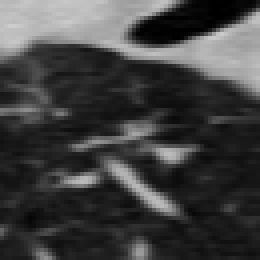
#> input picture data/nan_nodule/diagx11.3.6.1.4.1.14519.5.2.1.6279.6001.100332161840553388986847034053.png, 65 x 65 px, given as the content of the folder E:/Projects/nodule_detection/Cortes_pngAll_nan_nodule, which was not available (shown 4 times larger)
$ python pre_processing.py
#> lines starting #> are read from the running program, lines starting #| are printed output that depends on the picture; pictures that were not available may be replaced by others from this repository, and a replacement may not be noted
import os
import cv2
import imutils
import pandas as pd
from skimage.feature import hog

main_path = "E:/Projects/nodule_detection/Cortes_png"
lungs = ["All_nan_nodule","All_nodule"]
number = {"nan_nodule": 0, "nodule":1}


def preprocess_limiar(img):
    """
    Threshold aplication
    """
    ret, th1 = cv2.threshold(img, 127, 255, cv2.THRESH_BINARY)

    return th1


def preprocess_median(img):
    """
    Median Blur aplication
    """
    median = cv2.medianBlur(img, 27)

    return median


def preprocess_gaussian(img):
    """
    Gaussian Blur aplication
    """
    blur = cv2.GaussianBlur(img, (5, 5), 0)

    return blur


def show(type,img):
    """
    Auxilliary Function to display image.
    """
    # print(img)
    cv2.imshow(type, img)
    cv2.waitKey()


def preprocess(flag):
#> called with flag = 2
    file_list = []
    file_name = ""
    for lung in lungs:
        print(lung)
        path = main_path+ lung
        files = os.listdir(path)

        for file in files:
            dirr = path + "/" + file
            # print(dirr)
            # dirr = "C:\\Users\\SrtaCamelo\\Desktop\\diagx11.3.6.1.4.1.14519.5.2.1.6279.6001.100225287222365663678666836860.png"
            # dirr = "C:\\Users\\SrtaCamelo\\Documents\\2019_2\\ProcessamentoDeImagem\\ImageProcessing\\Imagens_pulmao\\nan_nodule\\diagx11.3.6.1.4.1.14519.5.2.1.6279.6001.100398138793540579077826395208.png"
            img = cv2.imread(dirr)
#> img is the input picture: shape (65, 65, 3); min 0, max 205, mean 64.4
            # show(lung,img)
            if(flag == 1):
                new_img = preprocess_limiar(img)
                # show(type,new_img)
                file_name = "limiarizado_nodules.csv"

            elif(flag == 2):
                # print("Gaussian Blur")
                new_img = preprocess_gaussian(img)
#> in preprocess_gaussian, `blur = cv2.GaussianBlur(img, (5, 5), 0)`:
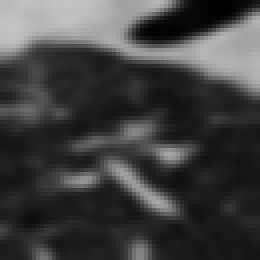
#> blur: shape (65, 65, 3) (shown 4 times larger); min 0, max 195, mean 64.4
                # show(type, new_img)
                file_name = "gaussian_nodules.csv"

            elif(flag == 3):
                # print("Median Blur")
                new_img = preprocess_median(img)
                # show(type, new_img)
                file_name = "median_nodules.csv"
            else:
                # convert image to LAB color model
                image_lab = cv2.cvtColor(img, cv2.COLOR_BGR2LAB)

                # split the image into L, A, and B channels
                l_channel, a_channel, b_channel = cv2.split(image_lab)
                # apply CLAHE to lightness channel
                clahe = cv2.createCLAHE(clipLimit=3, tileGridSize=(8, 8))
                cl = clahe.apply(l_channel)

                # merge the CLAHE enhanced L channel with the original A and B channel
                merged_channels = cv2.merge((cl, a_channel, b_channel))

                # convert iamge from LAB color model back to RGB color model
                final_image = cv2.cvtColor(merged_channels, cv2.COLOR_LAB2BGR)
                new_img = final_image
                #show(lung, new_img)
                file_name = "clahe_nodules.csv"


            resized_image = imutils.resize(new_img, width=80, height=80)
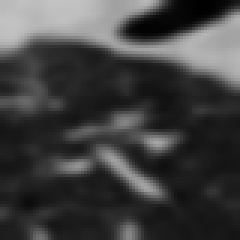
#> resized_image: shape (80, 80, 3) (shown 3 times larger); min 0, max 195, mean 64.3
#> (the run stopped early here; a loop or call above may not have finished)

$ run again, on data/nan_nodule/diagx11.3.6.1.4.1.14519.5.2.1.6279.6001.113697708991260454310623082679.png
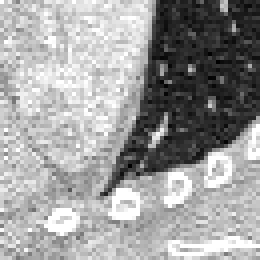
#> input picture data/nan_nodule/diagx11.3.6.1.4.1.14519.5.2.1.6279.6001.113697708991260454310623082679.png, 65 x 65 px, given as the content of the folder E:/Projects/nodule_detection/Cortes_pngAll_nan_nodule, which was not available (shown 4 times larger)
#> in preprocess, img is the input picture: shape (65, 65, 3); min 0, max 255, mean 157.3
#> in preprocess_gaussian, `blur = cv2.GaussianBlur(img, (5, 5), 0)`:
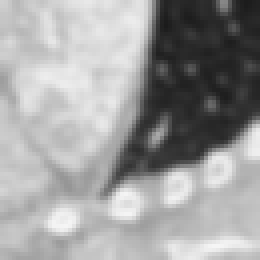
#> blur: shape (65, 65, 3) (shown 4 times larger); min 27, max 245, mean 157.4

$ run again, on data/nan_nodule/diagx11.3.6.1.4.1.14519.5.2.1.6279.6001.116492508532884962903000261147.png
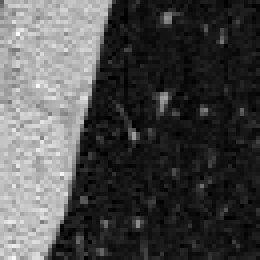
#> input picture data/nan_nodule/diagx11.3.6.1.4.1.14519.5.2.1.6279.6001.116492508532884962903000261147.png, 65 x 65 px, given as the content of the folder E:/Projects/nodule_detection/Cortes_pngAll_nan_nodule, which was not available (shown 4 times larger)
#> in preprocess, img is the input picture: shape (65, 65, 3); min 0, max 255, mean 74.7
#> in preprocess_gaussian, `blur = cv2.GaussianBlur(img, (5, 5), 0)`:
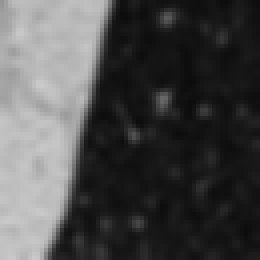
#> blur: shape (65, 65, 3) (shown 4 times larger); min 11, max 202, mean 74.7

$ run again, on data/nan_nodule/diagx11.3.6.1.4.1.14519.5.2.1.6279.6001.116703382344406837243058680403.png
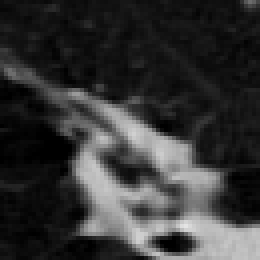
#> input picture data/nan_nodule/diagx11.3.6.1.4.1.14519.5.2.1.6279.6001.116703382344406837243058680403.png, 65 x 65 px, given as the content of the folder E:/Projects/nodule_detection/Cortes_pngAll_nan_nodule, which was not available (shown 4 times larger)
#> in preprocess, img is the input picture: shape (65, 65, 3); min 0, max 228, mean 52.6
#> in preprocess_gaussian, `blur = cv2.GaussianBlur(img, (5, 5), 0)`:
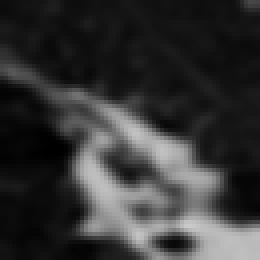
#> blur: shape (65, 65, 3) (shown 4 times larger); min 0, max 202, mean 52.6
